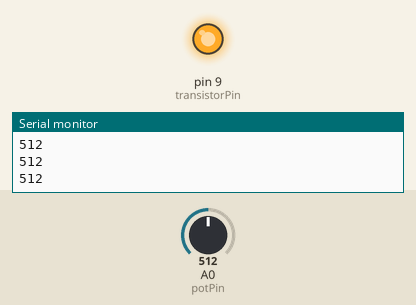
This sketch was run on a simulated Arduino Uno, built with avr-gcc and run on an emulated ATmega328P. On the bench: output pins drawn as LEDs (lit = HIGH), the last lines printed to the serial monitor. Inputs (shaded band) come from the test bench; at power-on: A0 (potPin) = 512.

Above: at 1.2 s.
1.3 s: A0 (potPin) set to 122
At 2.4 s:
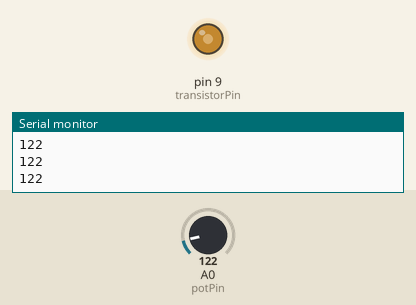
2.8 s: A0 (potPin) set to 0
At 3.5 s:
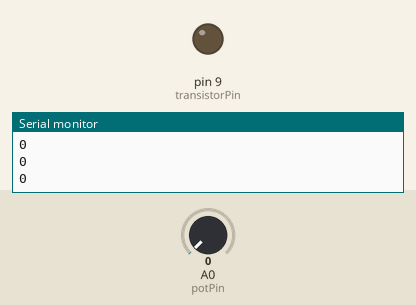
4.3 s: A0 (potPin) set to 306
At 4.7 s:
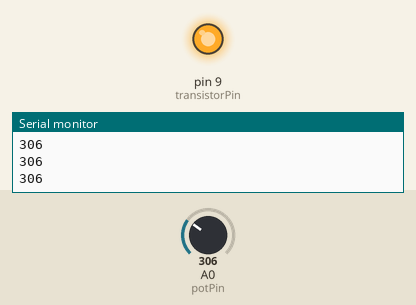
Timing chart, 0 to 7.3 s (numbered marks = the images above; inputs shaded):
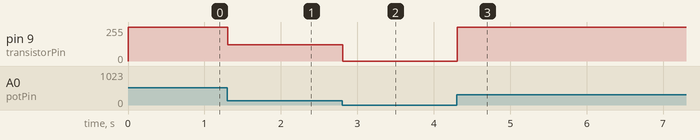

The sketch:

p015_simple_motor.ino
```cpp
//Project 15 - Simple Motor Control

int potPin = 0; // analog in connected to the potentiometer
int transistorPin = 9;// PWM Pin 9 connected to the base of the transistor
int potValue = 0; //value returned from pot


void setup(){
  Serial.begin(9600);
  pinMode(transistorPin, OUTPUT);


}


void loop(){
  potValue = analogRead(potPin);
  Serial.println(potValue);


  analogWrite(transistorPin, potValue);

}
```

Measured:
- after the input at 1.3 s, pin 9 (transistorPin): 255/255 → 122/255 at once
- after the input at 2.8 s, pin 9 (transistorPin): 122/255 → 0/255 at once
- after the input at 4.3 s, pin 9 (transistorPin): 0/255 → 255/255 at once
